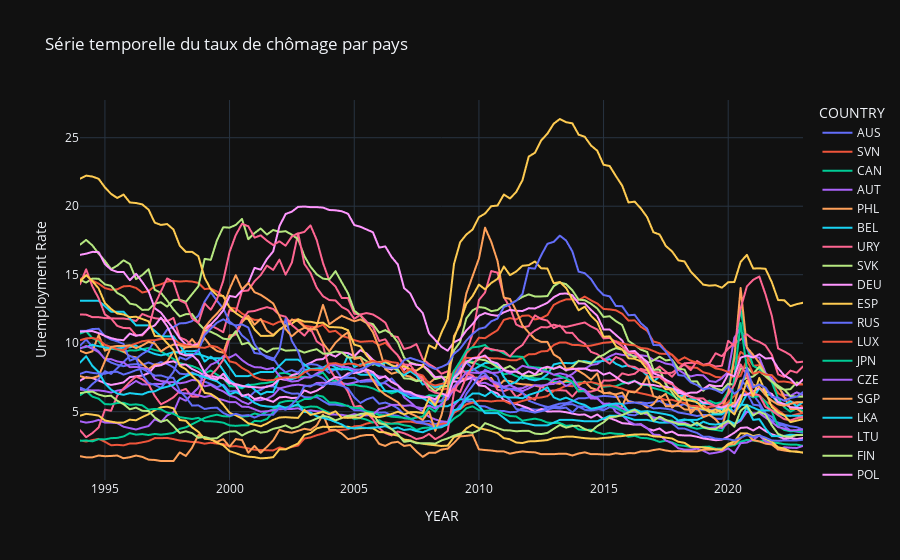

This figure's notebook cell:
### Code cell
import pandas as pd
import plotly.express as px

# Assuming your DataFrame is named df_long
# Make sure the index is already a datetime index
df_Unemployement_L.index = pd.to_datetime(df_Unemployement_L.index)

# Create an interactive time series plot with Plotly Express
fig = px.line(df_Unemployement_L, x=df_Unemployement_L.index, y='Unemployment_rate', color='COUNTRY',
              labels={'index': 'Date', 'Unemployment_rate': 'Unemployment Rate'},
              title='Série temporelle du taux de chômage par pays',
              template='plotly_dark')

# Show the interactive plot
fig.show()
